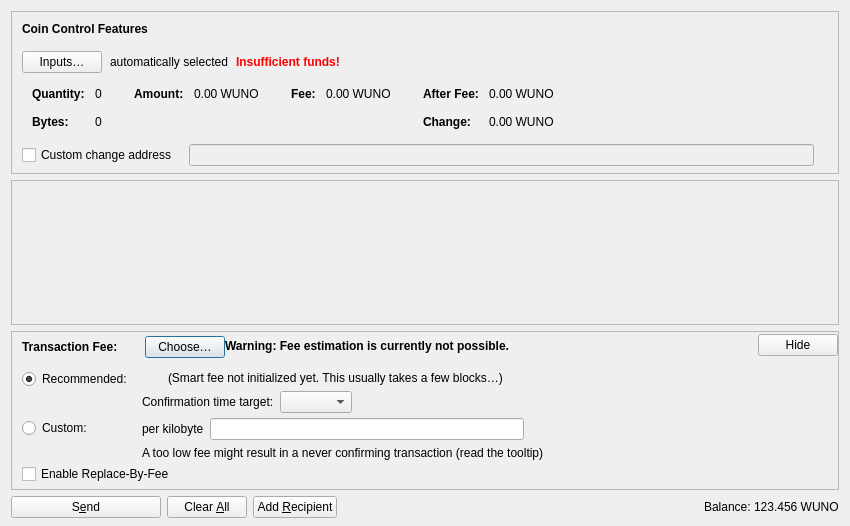
<?xml version="1.0" encoding="UTF-8"?>
<ui version="4.0">
 <class>SendCoinsDialog</class>
 <widget class="QDialog" name="SendCoinsDialog">
  <property name="geometry">
   <rect>
    <x>0</x>
    <y>0</y>
    <width>850</width>
    <height>526</height>
   </rect>
  </property>
  <property name="windowTitle">
   <string>Send Coins</string>
  </property>
  <layout class="QVBoxLayout" name="verticalLayout" stretch="0,1,0,0">
   <property name="bottomMargin">
    <number>8</number>
   </property>
   <item>
    <widget class="QFrame" name="frameCoinControl">
     <property name="sizePolicy">
      <sizepolicy hsizetype="Expanding" vsizetype="Expanding">
       <horstretch>0</horstretch>
       <verstretch>0</verstretch>
      </sizepolicy>
     </property>
     <property name="maximumSize">
      <size>
       <width>16777215</width>
       <height>16777215</height>
      </size>
     </property>
     <property name="frameShape">
      <enum>QFrame::StyledPanel</enum>
     </property>
     <property name="frameShadow">
      <enum>QFrame::Sunken</enum>
     </property>
     <layout class="QVBoxLayout" name="verticalLayoutCoinControl2">
      <property name="spacing">
       <number>0</number>
      </property>
      <property name="leftMargin">
       <number>0</number>
      </property>
      <property name="topMargin">
       <number>0</number>
      </property>
      <property name="rightMargin">
       <number>0</number>
      </property>
      <property name="bottomMargin">
       <number>6</number>
      </property>
      <item>
       <layout class="QVBoxLayout" name="verticalLayoutCoinControl" stretch="0,0,0,0,1">
        <property name="spacing">
         <number>0</number>
        </property>
        <property name="leftMargin">
         <number>10</number>
        </property>
        <property name="topMargin">
         <number>10</number>
        </property>
        <item>
         <layout class="QHBoxLayout" name="horizontalLayoutCoinControl1">
          <property name="bottomMargin">
           <number>15</number>
          </property>
          <item>
           <widget class="QLabel" name="labelCoinControlFeatures">
            <property name="sizePolicy">
             <sizepolicy hsizetype="Preferred" vsizetype="Maximum">
              <horstretch>0</horstretch>
              <verstretch>0</verstretch>
             </sizepolicy>
            </property>
            <property name="font">
             <font>
              <weight>75</weight>
              <bold>true</bold>
             </font>
            </property>
            <property name="styleSheet">
             <string notr="true">font-weight:bold;</string>
            </property>
            <property name="text">
             <string>Coin Control Features</string>
            </property>
           </widget>
          </item>
         </layout>
        </item>
        <item>
         <layout class="QHBoxLayout" name="horizontalLayoutCoinControl2" stretch="0,0,0,0">
          <property name="spacing">
           <number>8</number>
          </property>
          <property name="bottomMargin">
           <number>10</number>
          </property>
          <item>
           <widget class="QPushButton" name="pushButtonCoinControl">
            <property name="styleSheet">
             <string notr="true"/>
            </property>
            <property name="text">
             <string>Inputs…</string>
            </property>
            <property name="autoDefault">
             <bool>false</bool>
            </property>
           </widget>
          </item>
          <item>
           <widget class="QLabel" name="labelCoinControlAutomaticallySelected">
            <property name="text">
             <string>automatically selected</string>
            </property>
            <property name="margin">
             <number>5</number>
            </property>
           </widget>
          </item>
          <item>
           <widget class="QLabel" name="labelCoinControlInsuffFunds">
            <property name="font">
             <font>
              <weight>75</weight>
              <bold>true</bold>
             </font>
            </property>
            <property name="styleSheet">
             <string notr="true">color:red;font-weight:bold;</string>
            </property>
            <property name="text">
             <string>Insufficient funds!</string>
            </property>
            <property name="margin">
             <number>5</number>
            </property>
           </widget>
          </item>
          <item>
           <spacer name="horizontalSpacerCoinControl">
            <property name="orientation">
             <enum>Qt::Horizontal</enum>
            </property>
            <property name="sizeHint" stdset="0">
             <size>
              <width>40</width>
              <height>1</height>
             </size>
            </property>
           </spacer>
          </item>
         </layout>
        </item>
        <item>
         <widget class="QWidget" name="widgetCoinControl" native="true">
          <property name="sizePolicy">
           <sizepolicy hsizetype="Preferred" vsizetype="Preferred">
            <horstretch>0</horstretch>
            <verstretch>0</verstretch>
           </sizepolicy>
          </property>
          <property name="minimumSize">
           <size>
            <width>0</width>
            <height>0</height>
           </size>
          </property>
          <property name="styleSheet">
           <string notr="true"/>
          </property>
          <layout class="QHBoxLayout" name="horizontalLayoutCoinControl5">
           <property name="leftMargin">
            <number>0</number>
           </property>
           <property name="topMargin">
            <number>0</number>
           </property>
           <property name="rightMargin">
            <number>0</number>
           </property>
           <property name="bottomMargin">
            <number>0</number>
           </property>
           <item>
            <layout class="QHBoxLayout" name="horizontalLayoutCoinControl3" stretch="0,0,0,1">
             <property name="spacing">
              <number>20</number>
             </property>
             <property name="topMargin">
              <number>0</number>
             </property>
             <property name="bottomMargin">
              <number>10</number>
             </property>
             <item>
              <layout class="QFormLayout" name="formLayoutCoinControl1">
               <property name="labelAlignment">
                <set>Qt::AlignLeft|Qt::AlignVCenter</set>
               </property>
               <property name="horizontalSpacing">
                <number>10</number>
               </property>
               <property name="verticalSpacing">
                <number>14</number>
               </property>
               <property name="leftMargin">
                <number>10</number>
               </property>
               <property name="topMargin">
                <number>4</number>
               </property>
               <property name="rightMargin">
                <number>6</number>
               </property>
               <item row="0" column="0">
                <widget class="QLabel" name="labelCoinControlQuantityText">
                 <property name="font">
                  <font>
                   <weight>75</weight>
                   <bold>true</bold>
                  </font>
                 </property>
                 <property name="text">
                  <string>Quantity:</string>
                 </property>
                 <property name="margin">
                  <number>0</number>
                 </property>
                </widget>
               </item>
               <item row="0" column="1">
                <widget class="QLabel" name="labelCoinControlQuantity">
                 <property name="cursor">
                  <cursorShape>IBeamCursor</cursorShape>
                 </property>
                 <property name="contextMenuPolicy">
                  <enum>Qt::ActionsContextMenu</enum>
                 </property>
                 <property name="text">
                  <string notr="true">0</string>
                 </property>
                 <property name="margin">
                  <number>0</number>
                 </property>
                 <property name="textInteractionFlags">
                  <set>Qt::LinksAccessibleByMouse|Qt::TextSelectableByKeyboard|Qt::TextSelectableByMouse</set>
                 </property>
                </widget>
               </item>
               <item row="1" column="0">
                <widget class="QLabel" name="labelCoinControlBytesText">
                 <property name="font">
                  <font>
                   <weight>75</weight>
                   <bold>true</bold>
                  </font>
                 </property>
                 <property name="text">
                  <string>Bytes:</string>
                 </property>
                </widget>
               </item>
               <item row="1" column="1">
                <widget class="QLabel" name="labelCoinControlBytes">
                 <property name="cursor">
                  <cursorShape>IBeamCursor</cursorShape>
                 </property>
                 <property name="contextMenuPolicy">
                  <enum>Qt::ActionsContextMenu</enum>
                 </property>
                 <property name="text">
                  <string notr="true">0</string>
                 </property>
                 <property name="textInteractionFlags">
                  <set>Qt::LinksAccessibleByMouse|Qt::TextSelectableByKeyboard|Qt::TextSelectableByMouse</set>
                 </property>
                </widget>
               </item>
              </layout>
             </item>
             <item>
              <layout class="QFormLayout" name="formLayoutCoinControl2">
               <property name="horizontalSpacing">
                <number>10</number>
               </property>
               <property name="verticalSpacing">
                <number>14</number>
               </property>
               <property name="leftMargin">
                <number>6</number>
               </property>
               <property name="topMargin">
                <number>4</number>
               </property>
               <property name="rightMargin">
                <number>6</number>
               </property>
               <item row="0" column="0">
                <widget class="QLabel" name="labelCoinControlAmountText">
                 <property name="font">
                  <font>
                   <weight>75</weight>
                   <bold>true</bold>
                  </font>
                 </property>
                 <property name="text">
                  <string>Amount:</string>
                 </property>
                 <property name="margin">
                  <number>0</number>
                 </property>
                </widget>
               </item>
               <item row="0" column="1">
                <widget class="QLabel" name="labelCoinControlAmount">
                 <property name="cursor">
                  <cursorShape>IBeamCursor</cursorShape>
                 </property>
                 <property name="contextMenuPolicy">
                  <enum>Qt::ActionsContextMenu</enum>
                 </property>
                 <property name="text">
                  <string notr="true">0.00 WUNO</string>
                 </property>
                 <property name="textInteractionFlags">
                  <set>Qt::LinksAccessibleByMouse|Qt::TextSelectableByKeyboard|Qt::TextSelectableByMouse</set>
                 </property>
                </widget>
               </item>
              </layout>
             </item>
             <item>
              <layout class="QFormLayout" name="formLayoutCoinControl3">
               <property name="horizontalSpacing">
                <number>10</number>
               </property>
               <property name="verticalSpacing">
                <number>14</number>
               </property>
               <property name="leftMargin">
                <number>6</number>
               </property>
               <property name="topMargin">
                <number>4</number>
               </property>
               <property name="rightMargin">
                <number>6</number>
               </property>
               <item row="0" column="0">
                <widget class="QLabel" name="labelCoinControlFeeText">
                 <property name="font">
                  <font>
                   <weight>75</weight>
                   <bold>true</bold>
                  </font>
                 </property>
                 <property name="text">
                  <string>Fee:</string>
                 </property>
                 <property name="margin">
                  <number>0</number>
                 </property>
                </widget>
               </item>
               <item row="0" column="1">
                <widget class="QLabel" name="labelCoinControlFee">
                 <property name="cursor">
                  <cursorShape>IBeamCursor</cursorShape>
                 </property>
                 <property name="contextMenuPolicy">
                  <enum>Qt::ActionsContextMenu</enum>
                 </property>
                 <property name="text">
                  <string notr="true">0.00 WUNO</string>
                 </property>
                 <property name="textInteractionFlags">
                  <set>Qt::LinksAccessibleByMouse|Qt::TextSelectableByKeyboard|Qt::TextSelectableByMouse</set>
                 </property>
                </widget>
               </item>
              </layout>
             </item>
             <item>
              <layout class="QFormLayout" name="formLayoutCoinControl4">
               <property name="labelAlignment">
                <set>Qt::AlignLeft|Qt::AlignVCenter</set>
               </property>
               <property name="horizontalSpacing">
                <number>10</number>
               </property>
               <property name="verticalSpacing">
                <number>14</number>
               </property>
               <property name="leftMargin">
                <number>6</number>
               </property>
               <property name="topMargin">
                <number>4</number>
               </property>
               <property name="rightMargin">
                <number>6</number>
               </property>
               <item row="0" column="0">
                <widget class="QLabel" name="labelCoinControlAfterFeeText">
                 <property name="font">
                  <font>
                   <weight>75</weight>
                   <bold>true</bold>
                  </font>
                 </property>
                 <property name="text">
                  <string>After Fee:</string>
                 </property>
                 <property name="margin">
                  <number>0</number>
                 </property>
                </widget>
               </item>
               <item row="0" column="1">
                <widget class="QLabel" name="labelCoinControlAfterFee">
                 <property name="cursor">
                  <cursorShape>IBeamCursor</cursorShape>
                 </property>
                 <property name="contextMenuPolicy">
                  <enum>Qt::ActionsContextMenu</enum>
                 </property>
                 <property name="text">
                  <string notr="true">0.00 WUNO</string>
                 </property>
                 <property name="textInteractionFlags">
                  <set>Qt::LinksAccessibleByMouse|Qt::TextSelectableByKeyboard|Qt::TextSelectableByMouse</set>
                 </property>
                </widget>
               </item>
               <item row="1" column="0">
                <widget class="QLabel" name="labelCoinControlChangeText">
                 <property name="font">
                  <font>
                   <weight>75</weight>
                   <bold>true</bold>
                  </font>
                 </property>
                 <property name="text">
                  <string>Change:</string>
                 </property>
                </widget>
               </item>
               <item row="1" column="1">
                <widget class="QLabel" name="labelCoinControlChange">
                 <property name="cursor">
                  <cursorShape>IBeamCursor</cursorShape>
                 </property>
                 <property name="contextMenuPolicy">
                  <enum>Qt::ActionsContextMenu</enum>
                 </property>
                 <property name="text">
                  <string notr="true">0.00 WUNO</string>
                 </property>
                 <property name="textInteractionFlags">
                  <set>Qt::LinksAccessibleByMouse|Qt::TextSelectableByKeyboard|Qt::TextSelectableByMouse</set>
                 </property>
                </widget>
               </item>
              </layout>
             </item>
            </layout>
           </item>
          </layout>
         </widget>
        </item>
        <item>
         <layout class="QHBoxLayout" name="horizontalLayoutCoinControl4" stretch="0,0,0">
          <property name="spacing">
           <number>12</number>
          </property>
          <property name="sizeConstraint">
           <enum>QLayout::SetDefaultConstraint</enum>
          </property>
          <property name="topMargin">
           <number>5</number>
          </property>
          <property name="rightMargin">
           <number>5</number>
          </property>
          <item>
           <widget class="QCheckBox" name="checkBoxCoinControlChange">
            <property name="toolTip">
             <string>If this is activated, but the change address is empty or invalid, change will be sent to a newly generated address.</string>
            </property>
            <property name="text">
             <string>Custom change address</string>
            </property>
           </widget>
          </item>
          <item>
           <widget class="QValidatedLineEdit" name="lineEditCoinControlChange">
            <property name="enabled">
             <bool>false</bool>
            </property>
            <property name="sizePolicy">
             <sizepolicy hsizetype="Expanding" vsizetype="Fixed">
              <horstretch>0</horstretch>
              <verstretch>0</verstretch>
             </sizepolicy>
            </property>
           </widget>
          </item>
          <item>
           <widget class="QLabel" name="labelCoinControlChangeLabel">
            <property name="sizePolicy">
             <sizepolicy hsizetype="Preferred" vsizetype="Expanding">
              <horstretch>0</horstretch>
              <verstretch>0</verstretch>
             </sizepolicy>
            </property>
            <property name="minimumSize">
             <size>
              <width>0</width>
              <height>0</height>
             </size>
            </property>
            <property name="text">
             <string/>
            </property>
            <property name="margin">
             <number>3</number>
            </property>
           </widget>
          </item>
         </layout>
        </item>
        <item>
         <spacer name="verticalSpacerCoinControl">
          <property name="orientation">
           <enum>Qt::Vertical</enum>
          </property>
          <property name="sizeHint" stdset="0">
           <size>
            <width>800</width>
            <height>1</height>
           </size>
          </property>
         </spacer>
        </item>
       </layout>
      </item>
     </layout>
    </widget>
   </item>
   <item>
    <widget class="QScrollArea" name="scrollArea">
     <property name="widgetResizable">
      <bool>true</bool>
     </property>
     <widget class="QWidget" name="scrollAreaWidgetContents">
      <property name="geometry">
       <rect>
        <x>0</x>
        <y>0</y>
        <width>830</width>
        <height>104</height>
       </rect>
      </property>
      <layout class="QVBoxLayout" name="verticalLayout_2" stretch="0,1">
       <property name="leftMargin">
        <number>0</number>
       </property>
       <property name="topMargin">
        <number>0</number>
       </property>
       <property name="rightMargin">
        <number>0</number>
       </property>
       <property name="bottomMargin">
        <number>0</number>
       </property>
       <item>
        <layout class="QVBoxLayout" name="entries">
         <property name="spacing">
          <number>6</number>
         </property>
        </layout>
       </item>
       <item>
        <spacer name="verticalSpacer">
         <property name="orientation">
          <enum>Qt::Vertical</enum>
         </property>
         <property name="sizeHint" stdset="0">
          <size>
           <width>20</width>
           <height>40</height>
          </size>
         </property>
        </spacer>
       </item>
      </layout>
     </widget>
    </widget>
   </item>
   <item>
    <widget class="QFrame" name="frameFee">
     <property name="sizePolicy">
      <sizepolicy hsizetype="Expanding" vsizetype="Expanding">
       <horstretch>0</horstretch>
       <verstretch>0</verstretch>
      </sizepolicy>
     </property>
     <property name="maximumSize">
      <size>
       <width>16777215</width>
       <height>16777215</height>
      </size>
     </property>
     <property name="frameShape">
      <enum>QFrame::StyledPanel</enum>
     </property>
     <property name="frameShadow">
      <enum>QFrame::Sunken</enum>
     </property>
     <layout class="QVBoxLayout" name="verticalLayoutFee1">
      <property name="spacing">
       <number>0</number>
      </property>
      <property name="leftMargin">
       <number>0</number>
      </property>
      <property name="topMargin">
       <number>0</number>
      </property>
      <property name="rightMargin">
       <number>0</number>
      </property>
      <property name="bottomMargin">
       <number>0</number>
      </property>
      <item>
       <layout class="QVBoxLayout" name="verticalLayoutFee2" stretch="0,0,0">
        <property name="spacing">
         <number>0</number>
        </property>
        <property name="leftMargin">
         <number>10</number>
        </property>
        <property name="topMargin">
         <number>0</number>
        </property>
        <item>
         <layout class="QHBoxLayout" name="horizontalLayoutFee1">
          <property name="bottomMargin">
           <number>0</number>
          </property>
          <item>
           <layout class="QVBoxLayout" name="verticalLayoutFee7">
            <property name="spacing">
             <number>0</number>
            </property>
            <item>
             <spacer name="verticalSpacerSmartFee">
              <property name="orientation">
               <enum>Qt::Vertical</enum>
              </property>
              <property name="sizeType">
               <enum>QSizePolicy::Fixed</enum>
              </property>
              <property name="sizeHint" stdset="0">
               <size>
                <width>1</width>
                <height>4</height>
               </size>
              </property>
             </spacer>
            </item>
            <item>
             <layout class="QHBoxLayout" name="horizontalLayoutSmartFee">
              <property name="spacing">
               <number>10</number>
              </property>
              <item>
               <widget class="QLabel" name="labelFeeHeadline">
                <property name="sizePolicy">
                 <sizepolicy hsizetype="Preferred" vsizetype="Maximum">
                  <horstretch>0</horstretch>
                  <verstretch>0</verstretch>
                 </sizepolicy>
                </property>
                <property name="font">
                 <font>
                  <weight>75</weight>
                  <bold>true</bold>
                 </font>
                </property>
                <property name="styleSheet">
                 <string notr="true">font-weight:bold;</string>
                </property>
                <property name="text">
                 <string>Transaction Fee:</string>
                </property>
               </widget>
              </item>
              <item>
               <widget class="QLabel" name="labelFeeMinimized">
                <property name="text">
                 <string/>
                </property>
               </widget>
              </item>
              <item>
               <widget class="QPushButton" name="buttonChooseFee">
                <property name="text">
                 <string>Choose…</string>
                </property>
               </widget>
              </item>
             </layout>
            </item>
            <item>
             <spacer name="verticalSpacer_5">
              <property name="orientation">
               <enum>Qt::Vertical</enum>
              </property>
              <property name="sizeHint" stdset="0">
               <size>
                <width>1</width>
                <height>1</height>
               </size>
              </property>
             </spacer>
            </item>
           </layout>
          </item>
          <item>
           <widget class="QLabel" name="fallbackFeeWarningLabel">
            <property name="toolTip">
             <string>Using the fallbackfee can result in sending a transaction that will take several hours or days (or never) to confirm. Consider choosing your fee manually or wait until you have validated the complete chain.</string>
            </property>
            <property name="font">
            <font>
                <weight>75</weight>
                <bold>true</bold>
            </font>
            </property>
            <property name="text">
             <string>Warning: Fee estimation is currently not possible.</string>
            </property>
            <property name="wordWrap">
             <bool>false</bool>
            </property>
           </widget>
          </item>
          <item>
           <spacer name="horizontalSpacer_4">
            <property name="orientation">
             <enum>Qt::Horizontal</enum>
            </property>
            <property name="sizeType">
             <enum>QSizePolicy::MinimumExpanding</enum>
            </property>
            <property name="sizeHint" stdset="0">
             <size>
              <width>40</width>
              <height>20</height>
             </size>
            </property>
           </spacer>
          </item>
          <item>
           <widget class="QPushButton" name="buttonMinimizeFee">
            <property name="toolTip">
             <string>Hide transaction fee settings</string>
            </property>
            <property name="text">
             <string>Hide</string>
            </property>
           </widget>
          </item>
         </layout>
        </item>
        <item>
         <widget class="QFrame" name="frameFeeSelection">
          <layout class="QVBoxLayout" name="verticalLayoutFee12">
           <property name="spacing">
            <number>0</number>
           </property>
           <property name="leftMargin">
            <number>0</number>
           </property>
           <property name="topMargin">
            <number>0</number>
           </property>
           <property name="rightMargin">
            <number>0</number>
           </property>
           <property name="bottomMargin">
            <number>0</number>
           </property>
           <item>
            <layout class="QGridLayout" name="gridLayoutFee">
             <property name="topMargin">
              <number>10</number>
             </property>
             <property name="bottomMargin">
              <number>4</number>
             </property>
             <property name="horizontalSpacing">
              <number>10</number>
             </property>
             <property name="verticalSpacing">
              <number>4</number>
             </property>
             <item row="1" column="1">
              <layout class="QVBoxLayout" name="verticalLayoutFee8">
               <property name="spacing">
                <number>6</number>
               </property>
               <item>
                <layout class="QHBoxLayout" name="horizontalLayoutFee13">
                 <item>
                  <widget class="QLabel" name="labelCustomPerKilobyte">
                   <property name="toolTip">
                    <string>Specify a custom fee per kB (1,000 bytes) of the transaction's virtual size.

Note:  Since the fee is calculated on a per-byte basis, a fee rate of "100 satoshis per kvB" for a transaction size of 500 virtual bytes (half of 1 kvB) would ultimately yield a fee of only 50 satoshis.</string>
                   </property>
                   <property name="text">
                    <string>per kilobyte</string>
                   </property>
                  </widget>
                 </item>
                 <item>
                  <widget class="wentunoAmountField" name="customFee"/>
                 </item>
                 <item>
                  <spacer name="horizontalSpacer_6">
                   <property name="orientation">
                    <enum>Qt::Horizontal</enum>
                   </property>
                   <property name="sizeHint" stdset="0">
                    <size>
                     <width>1</width>
                     <height>1</height>
                    </size>
                   </property>
                  </spacer>
                 </item>
                </layout>
               </item>
               <item>
                <layout class="QHBoxLayout" name="horizontalLayoutFee8">
                 <item>
                  <widget class="QLabel" name="labelCustomFeeWarning">
                   <property name="enabled">
                    <bool>true</bool>
                   </property>
                   <property name="toolTip">
                    <string>When there is less transaction volume than space in the blocks, miners as well as relaying nodes may enforce a minimum fee. Paying only this minimum fee is just fine, but be aware that this can result in a never confirming transaction once there is more demand for wentuno transactions than the network can process.</string>
                   </property>
                   <property name="text">
                    <string>A too low fee might result in a never confirming transaction (read the tooltip)</string>
                   </property>
                  </widget>
                 </item>
                 <item>
                  <spacer name="horizontalSpacer_2">
                   <property name="orientation">
                    <enum>Qt::Horizontal</enum>
                   </property>
                   <property name="sizeHint" stdset="0">
                    <size>
                     <width>1</width>
                     <height>1</height>
                    </size>
                   </property>
                  </spacer>
                 </item>
                </layout>
               </item>
              </layout>
             </item>
             <item row="0" column="0">
              <layout class="QVBoxLayout" name="verticalLayoutFee4" stretch="0,1">
               <item>
                <widget class="QRadioButton" name="radioSmartFee">
                 <property name="text">
                  <string>Recommended:</string>
                 </property>
                 <property name="checked">
                  <bool>true</bool>
                 </property>
                 <attribute name="buttonGroup">
                  <string notr="true">groupFee</string>
                 </attribute>
                </widget>
               </item>
               <item>
                <spacer name="verticalSpacer_2">
                 <property name="orientation">
                  <enum>Qt::Vertical</enum>
                 </property>
                 <property name="sizeHint" stdset="0">
                  <size>
                   <width>1</width>
                   <height>1</height>
                  </size>
                 </property>
                </spacer>
               </item>
              </layout>
             </item>
             <item row="1" column="0">
              <layout class="QVBoxLayout" name="verticalLayoutFee9" stretch="0,1">
               <item>
                <widget class="QRadioButton" name="radioCustomFee">
                 <property name="text">
                  <string>Custom:</string>
                 </property>
                 <attribute name="buttonGroup">
                  <string notr="true">groupFee</string>
                 </attribute>
                </widget>
               </item>
               <item>
                <spacer name="verticalSpacer_6">
                 <property name="orientation">
                  <enum>Qt::Vertical</enum>
                 </property>
                 <property name="sizeHint" stdset="0">
                  <size>
                   <width>1</width>
                   <height>1</height>
                  </size>
                 </property>
                </spacer>
               </item>
              </layout>
             </item>
             <item row="0" column="1">
              <layout class="QVBoxLayout" name="verticalLayoutFee3" stretch="0,0,1">
               <property name="spacing">
                <number>6</number>
               </property>
               <property name="topMargin">
                <number>2</number>
               </property>
               <item>
                <layout class="QHBoxLayout" name="horizontalLayoutFee12">
                 <item>
                  <widget class="QLabel" name="labelSmartFee">
                   <property name="text">
                    <string/>
                   </property>
                  </widget>
                 </item>
                 <item>
                  <widget class="QLabel" name="labelFeeEstimation">
                   <property name="text">
                    <string/>
                   </property>
                  </widget>
                 </item>
                 <item>
                  <widget class="QLabel" name="labelSmartFee2">
                   <property name="text">
                    <string>(Smart fee not initialized yet. This usually takes a few blocks…)</string>
                   </property>
                  </widget>
                 </item>
                 <item>
                  <spacer name="horizontalSpacer_5">
                   <property name="orientation">
                    <enum>Qt::Horizontal</enum>
                   </property>
                   <property name="sizeHint" stdset="0">
                    <size>
                     <width>1</width>
                     <height>1</height>
                    </size>
                   </property>
                  </spacer>
                 </item>
                </layout>
               </item>
               <item>
                <layout class="QHBoxLayout" name="horizontalLayoutFee9">
                 <item>
                  <layout class="QVBoxLayout" name="verticalLayoutFee6">
                   <item>
                    <widget class="QLabel" name="labelSmartFee3">
                     <property name="text">
                      <string>Confirmation time target:</string>
                     </property>
                    </widget>
                   </item>
                  </layout>
                 </item>
                 <item>
                  <layout class="QVBoxLayout" name="verticalLayoutFee5">
                   <property name="rightMargin">
                    <number>30</number>
                   </property>
                   <item>
                    <layout class="QHBoxLayout" name="horizontalLayoutConfTarget">
                     <property name="bottomMargin">
                      <number>0</number>
                     </property>
                     <item>
                      <widget class="QComboBox" name="confTargetSelector"/>
                     </item>
                     <item>
                      <spacer name="horizontalSpacerConfTarget">
                       <property name="orientation">
                        <enum>Qt::Horizontal</enum>
                       </property>
                       <property name="sizeHint" stdset="0">
                        <size>
                         <width>40</width>
                         <height>20</height>
                        </size>
                       </property>
                      </spacer>
                     </item>
                    </layout>
                   </item>
                  </layout>
                 </item>
                </layout>
               </item>
               <item>
                <spacer name="verticalSpacer_4">
                 <property name="orientation">
                  <enum>Qt::Vertical</enum>
                 </property>
                 <property name="sizeHint" stdset="0">
                  <size>
                   <width>1</width>
                   <height>1</height>
                  </size>
                 </property>
                </spacer>
               </item>
              </layout>
             </item>
            </layout>
           </item>
           <item>
            <widget class="QCheckBox" name="optInRBF">
             <property name="text">
              <string>Enable Replace-By-Fee</string>
             </property>
             <property name="toolTip">
              <string>With Replace-By-Fee (BIP-125) you can increase a transaction's fee after it is sent. Without this, a higher fee may be recommended to compensate for increased transaction delay risk.</string>
             </property>
            </widget>
           </item>
          </layout>
         </widget>
        </item>
        <item>
         <spacer name="verticalSpacerFee">
          <property name="orientation">
           <enum>Qt::Vertical</enum>
          </property>
          <property name="sizeHint" stdset="0">
           <size>
            <width>40</width>
            <height>5</height>
           </size>
          </property>
         </spacer>
        </item>
       </layout>
      </item>
     </layout>
    </widget>
   </item>
   <item>
    <layout class="QHBoxLayout" name="horizontalLayout">
     <item>
      <widget class="QPushButton" name="sendButton">
       <property name="minimumSize">
        <size>
         <width>150</width>
         <height>0</height>
        </size>
       </property>
       <property name="toolTip">
        <string>Confirm the send action</string>
       </property>
       <property name="text">
        <string>S&amp;end</string>
       </property>
       <property name="icon">
        <iconset resource="../wentuno.qrc">
         <normaloff>:/icons/send</normaloff>:/icons/send</iconset>
       </property>
       <property name="autoDefault">
        <bool>false</bool>
       </property>
       <property name="default">
        <bool>false</bool>
       </property>
      </widget>
     </item>
     <item>
      <widget class="QPushButton" name="clearButton">
       <property name="sizePolicy">
        <sizepolicy hsizetype="Minimum" vsizetype="Fixed">
         <horstretch>0</horstretch>
         <verstretch>0</verstretch>
        </sizepolicy>
       </property>
       <property name="toolTip">
        <string>Clear all fields of the form.</string>
       </property>
       <property name="text">
        <string>Clear &amp;All</string>
       </property>
       <property name="icon">
        <iconset resource="../wentuno.qrc">
         <normaloff>:/icons/remove</normaloff>:/icons/remove</iconset>
       </property>
       <property name="autoDefault">
        <bool>false</bool>
       </property>
      </widget>
     </item>
     <item>
      <widget class="QPushButton" name="addButton">
       <property name="toolTip">
        <string>Send to multiple recipients at once</string>
       </property>
       <property name="text">
        <string>Add &amp;Recipient</string>
       </property>
       <property name="icon">
        <iconset resource="../wentuno.qrc">
         <normaloff>:/icons/add</normaloff>:/icons/add</iconset>
       </property>
       <property name="autoDefault">
        <bool>false</bool>
       </property>
      </widget>
     </item>
     <item>
      <spacer name="horizontalSpacer">
       <property name="orientation">
        <enum>Qt::Horizontal</enum>
       </property>
       <property name="sizeHint" stdset="0">
        <size>
         <width>40</width>
         <height>20</height>
        </size>
       </property>
      </spacer>
     </item>
     <item>
      <layout class="QHBoxLayout" name="horizontalLayout_2">
       <property name="spacing">
        <number>3</number>
       </property>
       <item>
        <widget class="QLabel" name="labelBalanceName">
         <property name="sizePolicy">
          <sizepolicy hsizetype="Preferred" vsizetype="Fixed">
           <horstretch>0</horstretch>
           <verstretch>0</verstretch>
          </sizepolicy>
         </property>
         <property name="text">
          <string>Balance:</string>
         </property>
        </widget>
       </item>
       <item>
        <widget class="QLabel" name="labelBalance">
         <property name="sizePolicy">
          <sizepolicy hsizetype="Preferred" vsizetype="Fixed">
           <horstretch>0</horstretch>
           <verstretch>0</verstretch>
          </sizepolicy>
         </property>
         <property name="cursor">
          <cursorShape>IBeamCursor</cursorShape>
         </property>
         <property name="text">
          <string notr="true">123.456 WUNO</string>
         </property>
         <property name="textInteractionFlags">
          <set>Qt::LinksAccessibleByMouse|Qt::TextSelectableByKeyboard|Qt::TextSelectableByMouse</set>
         </property>
        </widget>
       </item>
      </layout>
     </item>
    </layout>
   </item>
  </layout>
 </widget>
 <customwidgets>
  <customwidget>
   <class>QValidatedLineEdit</class>
   <extends>QLineEdit</extends>
   <header>qt/qvalidatedlineedit.h</header>
  </customwidget>
  <customwidget>
   <class>wentunoAmountField</class>
   <extends>QLineEdit</extends>
   <header>qt/wentunoamountfield.h</header>
   <container>1</container>
  </customwidget>
 </customwidgets>
 <resources>
  <include location="../wentuno.qrc"/>
 </resources>
 <connections/>
 <buttongroups>
  <buttongroup name="groupFee"/>
 </buttongroups>
</ui>
